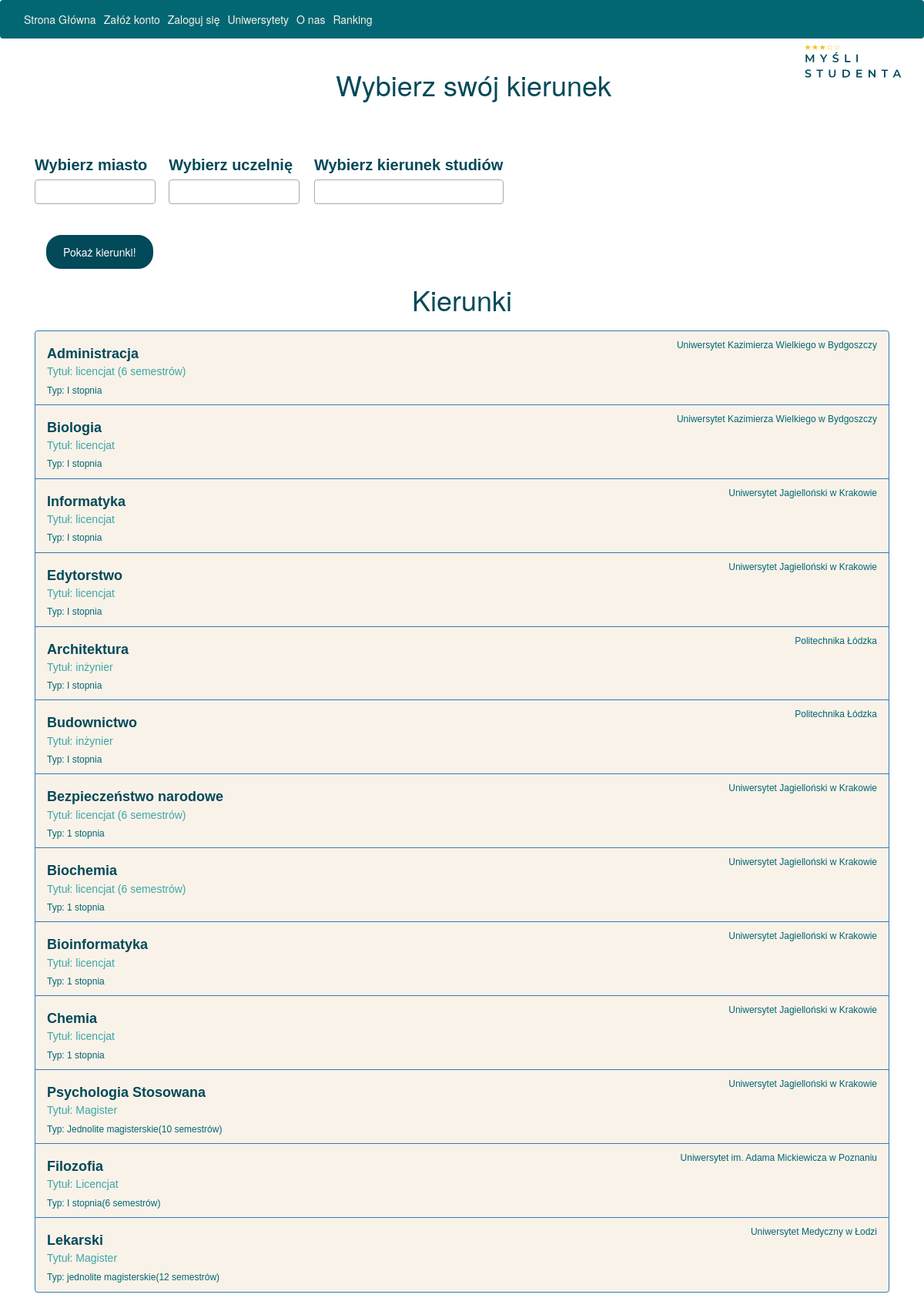
The page / on the database its author committed.
### website/models.py (models this page shows, shortened)
class Course(db.Model):
    __tablename__ = 'course'
    course_id = db.Column(db.Integer, primary_key=True)
    course_name = db.Column(db.String(100), nullable=False)
    syllabus = db.Column(db.String(200), nullable=False)
    university_id = db.Column(db.Integer, db.ForeignKey('university.university_id'), nullable=False)
    degree = db.Column(db.String(100), nullable=False)
    cycle = db.Column(db.String(100), nullable=False)
    department = db.Column(db.String(100))
    code = db.Column(db.String(50))
    rating = relationship("Rating",backref="Course")

class University(db.Model):
    __tablename__ = 'university'
    university_id = db.Column(db.Integer, primary_key=True)
    university_name = db.Column(db.String(100), nullable=False)
    location = db.Column(db.String(50), nullable=False)
    website = db.Column(db.String(100), nullable=False)
    api_url = db.Column(db.String(50))
    course = relationship("Course",backref = "University")

### website/views.py (the view)
@views.route('/')
def index():
    class_entry_relations = get_university_values()
    all_courses = get_course_values()
    courses = Course.query.all()
    default_courses=[]
    for course in courses:
        default_courses.append(course.course_name)
    universities = University
    default_classes = sorted(class_entry_relations.keys())
    default_universities = class_entry_relations[default_classes[0]]
    return render_template('index.html',
                       all_cities=default_classes,
                       all_universities=default_universities,all_courses=default_courses,default_courses=default_courses,user=current_user,courses=courses,universities=universities)

### website/functions.py (called while the page is built)
def get_university_values():
    universities = University.query.all()
    university_dict = {}
    for university in universities:
        location = university.location
        universities_at_location = University.query.filter_by(location=location).all()
        university_names = []
        for uni in universities_at_location:
            university_names.append(uni.university_name)
        university_dict[location] = university_names
    return university_dict

def get_course_values():
    universities = University.query.all()
    course_dict = {}
    for university in universities:
        university_id = university.university_id
        courses = Course.query.filter_by(university_id=university_id).all()
        course_names = []
        for course in courses:
            course_names.append(course.course_name)
        course_dict[university.university_name] = course_names
    return course_dict

### website/templates/index.html (shortened to what this page needs)
{% extends "base.html" %} {% block title %}Home{% endblock %} {% block content
%}
<head>
  <link
    href="https://maxcdn.bootstrapcdn.com/bootstrap/3.3.7/css/bootstrap.min.css"
    rel="stylesheet"
  />
  <link href="https://cdn.jsdelivr.net/npm/select2@4.1.0-rc.0/dist/css/select2.min.css" rel="stylesheet" />
</head>
<body>
  <div class="container">
    <div class="header">
      <h1 class="text-center" style="color: #024959" >Wybierz swój kierunek</h1>
    </div>
    <br /><br /><br />
    <div class="row">
      <div >
        <label for="all_cities" style="color:#024959;">
          Wybierz miasto</label>
      </div>
      <div >
        <label for="all_universities" style="color:#024959;">
          Wybierz uczelnię
        </label>
      </div>
      <div >
      <label for="all_courses" style="color:#024959;">
        Wybierz kierunek studiów</label>
      </div>
    </div>
    <div>
      <br /><br />
      <button
        type="button"
        id="process_input"
      >
        Pokaż kierunki!
      </button>
    </div>
  </div>
<h1 align="center" style="color: #024959;" >Kierunki</h1>
<div class="list-group" id="course_list">
   {% for course in courses %}
   <a href="{{ url_for('views.course', university_name=universities.query.filter_by(university_id=course.university_id).first().university_name, course_id = course.course_id) }}" class="list-group-item list-group-item-action flex-column align-items-start active">
    <div class="d-flex w-100 justify-content-between">
      <h5  class="mb-1">{{course.course_name}}</h5>
      <small>{{ universities.query.filter_by(university_id=course.university_id).first().university_name }}</small>
    </div>
    <p class="mb-1">Tytuł: {{course.degree}}</p>
    <small>Typ: {{course.cycle}}</small>
  </a>
   {% endfor %}
  </div>
  <link href="static/style.css" rel="stylesheet"  />
</body>
{%endblock%}

### website/static/style.css (style rules this page uses)
body { background-color: white; }
.row label { font-size: 20px; color: #024959; font-family: Arial, sans-serif; }
#process_input { font-family: HelveticaNeue, arial; font-size: 14px; color: white; background: #024959; border-radius: 20px; border: 2px solid #024959; padding: 10px 20px; }
.list-group-item h5 { font-family: Arial, sans-serif; font-size: 18px; background-color: #f9f2e9; font-weight: bold; color: #024959; }
.list-group-item small { font-family: Arial, sans-serif; font-size: 12px; background-color: #f9f2e9; ; color: #026773; }
.list-group-item p { font-family: Arial, sans-serif; font-size: 14px; background-color: #f9f2e9; ; color: #3CA6A6; }
.list-group-item { background-color: #f9f2e9; }
.list-group { background-color: #f9f2e9; margin-top: 20px; }
.list-group-item.active { background-color: #f9f2e9; color: #fff; }

### rows shown on the page
Course: course_name "Administracja", degree "licencjat (6 semestrów)", cycle "I stopnia"
University: query.filter_by "Uniwersytet Kazimierza Wielkiego w Bydgoszczy"
Course: course_name "Biologia", degree "licencjat", cycle "I stopnia"
Course: course_name "Informatyka", degree "licencjat", cycle "I stopnia"
University: query.filter_by "Uniwersytet Jagielloński w Krakowie"
Course: course_name "Edytorstwo", degree "licencjat", cycle "I stopnia"
Course: course_name "Architektura", degree "inżynier", cycle "I stopnia"
University: query.filter_by "Politechnika Łódzka"
Course: course_name "Budownictwo", degree "inżynier", cycle "I stopnia"
Course: course_name "Bezpieczeństwo narodowe", degree "licencjat (6 semestrów)", cycle "1 stopnia"
Course: course_name "Biochemia", degree "licencjat (6 semestrów)", cycle "1 stopnia"
Course: course_name "Bioinformatyka", degree "licencjat", cycle "1 stopnia"
Course: course_name "Chemia", degree "licencjat", cycle "1 stopnia"
Course: course_name "Psychologia Stosowana", degree "Magister", cycle "Jednolite magisterskie(10 semestrów)"
Course: course_name "Filozofia", degree "Licencjat", cycle "I stopnia(6 semestrów)"
University: query.filter_by "Uniwersytet im. Adama Mickiewicza w Poznaniu"
Course: course_name "Lekarski", degree "Magister", cycle "jednolite magisterskie(12 semestrów)"
University: query.filter_by "Uniwersytet Medyczny w Łodzi"
